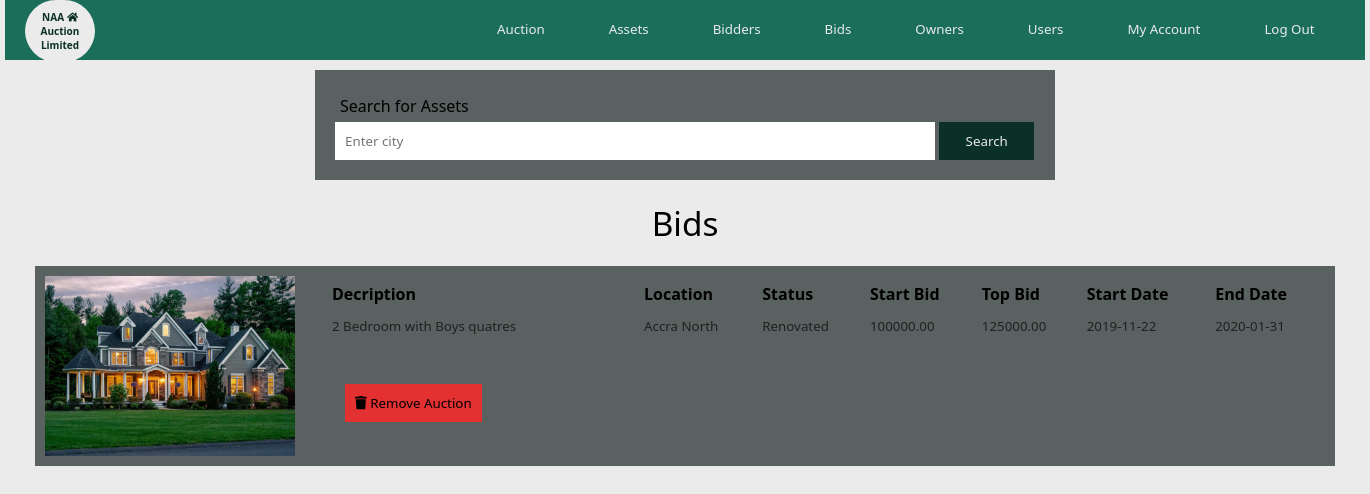
The app's page /admin/bids.php (signed in) with its own data.
### tables this page shows
CREATE TABLE IF NOT EXISTS `property` (
  `propertyid` int(11) NOT NULL AUTO_INCREMENT,
  `description` varchar(200) NOT NULL,
  `location` varchar(200) NOT NULL,
  `documents` blob NOT NULL,
  `documentsname` varchar(200) NOT NULL,
  `image1` blob NOT NULL,
  `image1name` varchar(200) NOT NULL,
  `image2` blob NOT NULL,
  `image2name` varchar(200) NOT NULL,
  `buildingstatus` varchar(200) NOT NULL,
  `dateuploaded` date NOT NULL,
  `verification` varchar(200) NOT NULL,
  `ownerid` int(11) NOT NULL,
  PRIMARY KEY (`propertyid`),
  KEY `ownerid` (`ownerid`)
);

CREATE TABLE IF NOT EXISTS `auction` (
  `auctionid` int(11) NOT NULL AUTO_INCREMENT,
  `startdate` date NOT NULL,
  `enddate` date NOT NULL,
  `startprice` float(10,2) NOT NULL,
  `username` varchar(200) NOT NULL,
  `propertyid` int(11) NOT NULL,
  `soldstatus` varchar(200) NOT NULL,
  PRIMARY KEY (`auctionid`),
  KEY `username` (`username`),
  KEY `propertyid` (`propertyid`)
);

### admin/bids.php (the view, shortened to what this page needs)
<?php
include("../connection.php");
  if(isset($_GET['page'])){
    $page = $_GET['page'];
  }
  else{
    $page = 1;
  }
  $num_per_page = 10;
  $start_from = ($page-1)*10;
  $query = "select b.bidid, p.image1, p.description, p.location, p.buildingstatus, a.startprice, a.startdate, a.enddate,
    max(b.amount) as amount, d.email from property p, auction a, bid b,bidder d
     where a.propertyid = p.propertyid and b.auctionid = a.auctionid and d.bidderid = b.bidderid limit $start_from,$num_per_page";
  $result = mysqli_query($conn, $query);
  ?>
<!DOCTYPE html>
<html lang="en" dir="ltr">
  <head>
    <link rel="stylesheet" href="css/maincss.css">
    <link rel="stylesheet" type="text/css" href="css/all.css">
  </head>
  <body>
      <?php include('includes/header.php'); ?>
      <div class="search">
        <form class="" action="search.php" method="post">
          <h4>Search for Assets</h4>
          <input type="search" name="searchname" placeholder="Enter city" style="width: 600px;">
          <input type="submit" name="search" value="Search">
        </form>
      </div>
      <h5>Bids</h5>
      <?php
        while($row = mysqli_fetch_array ($result)){
      ?>
      <div class="auction">
        <div class="picture">
          <img src="../images/<?php echo $row['image1']; ?>" alt=""/>
        </div>
        <div class="description">
          <table>
            <thead>
              <th>Decription</th>
              <th>Location</th>
              <th>Status</th>
              <th>Start Bid</th>
              <th>Top Bid</th>
              <th>Start Date</th>
              <th>End Date</th>
            </thead>
            <tbody>
              <tr>
                <td><?php echo $row['description']; ?></td>
                <td><?php echo $row['location']; ?></td>
                <td><?php echo $row['buildingstatus']; ?></td>
                <td><?php echo $row['startprice']; ?></td>
                <td><?php echo $row['amount']; ?></td>
                <td><?php echo $row['startdate']; ?></td>
                <td><?php echo $row['enddate']; ?></td>
              </tr>
            </tbody>
          </table>
          <br>
          <button type="button" name="button" class="red"><i class="fas fa-trash"></i><a href="delete.php?bbid=<?php echo $row['bidid']; ?>"> Remove Auction </a></button>
                </div>
        <div class="clear">
          <br>
        </div>
      <?php } ?>
      </div>
  </body>
</html>

### admin/css/maincss.css (style rules this page uses)
:root { --green:#1a6e5a; --dgreen:#0a3027; --grey:#596161; --ash:#202121; --light:#ebebeb; }
* { margin: 0px; padding: 0px; font-family: Segoe UI; list-style: none; text-decoration: none; }
.clear { clear: both; }
body { width: 1360px; margin: 0px auto; background: var(--light); }
.search { width: 700px; background: var(--grey); margin:10px auto; padding: 20px; }
.search input { border: none; padding: 10px; }
.search input[type=search] { width: 400px; }
.search input[type=submit] { width: 95px; color: var(--light); background: var(--dgreen); }
.search h4 { font-weight: normal; margin: 5px; }
.auction { width: 1300px; height: 200px; background: var(--grey); margin: 10px auto; }
h5 { font-size: 25pt; padding: 10px; text-align: center; font-weight: lighter; }
.picture img { width: 250px; height: 180px; padding: 10px; float: left; }
.description { width: 700px; height: 180px; float: left; padding: 10px; margin-left: 10px; }
.description table { width: 1000px; text-align: left; }
.description table thead th { font-weight: bold; font-size: 12pt; padding: 5px; }
.description table thead th:first-child { width: 300px; }
table tbody tr td { padding: 5px; font-size: 10pt; color: var(--ash); }
.auction button { padding: 10px; margin: 20px; border: none; }
.auction button a { color: black; }
.red { background: #e33030; }

### admin/css/all.css (style rules this page uses)
.fa-trash:before { content: "\f1f8"; }

### records on screen
property: image1 (picture), description "2 Bedroom with Boys quatres", location "Accra North", buildingstatus "Renovated", auction.startprice "100000.00", amount "125000.00", auction.startdate "2019-11-22", auction.enddate "2020-01-31"
